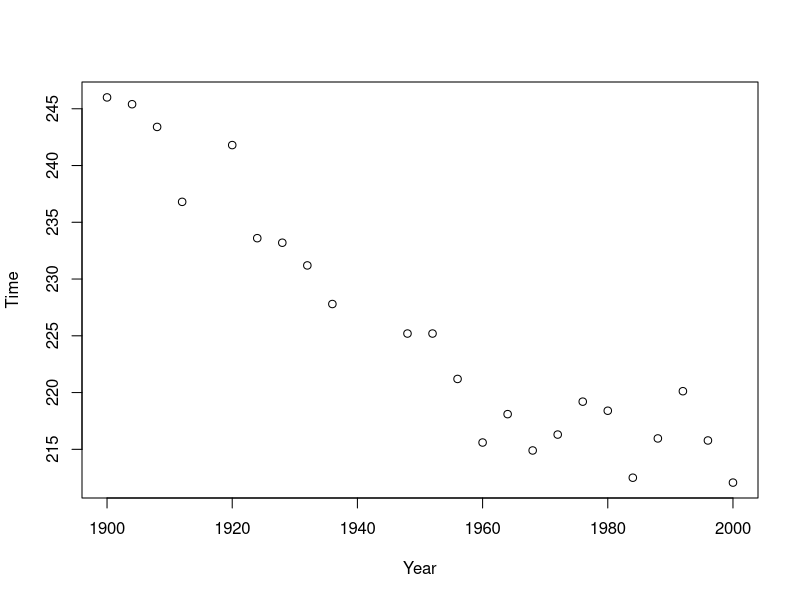
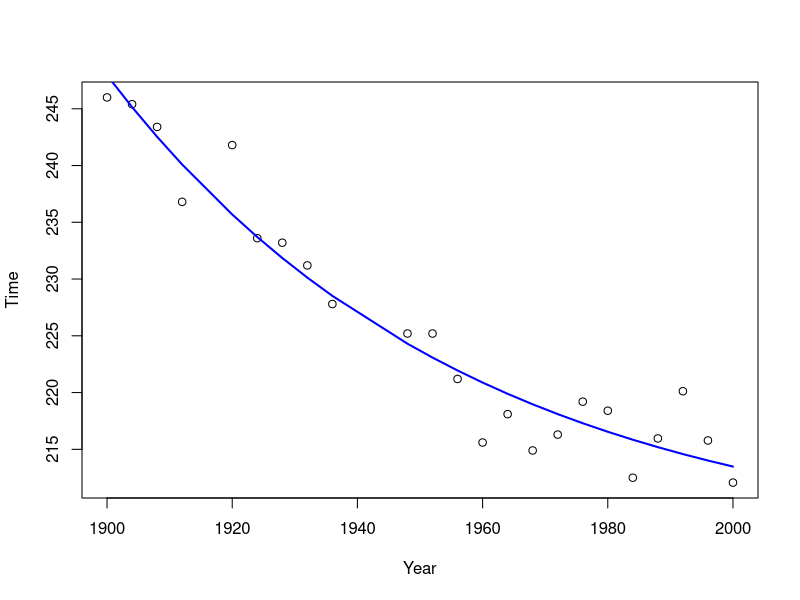
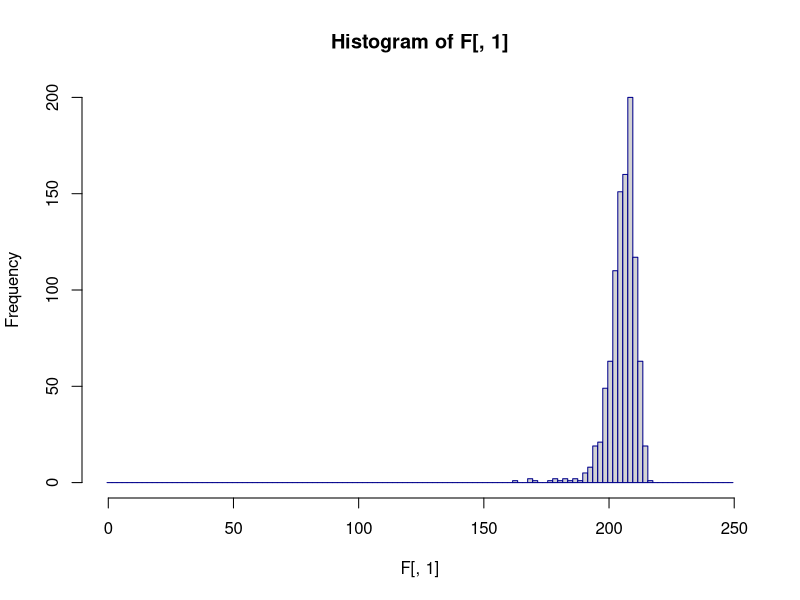
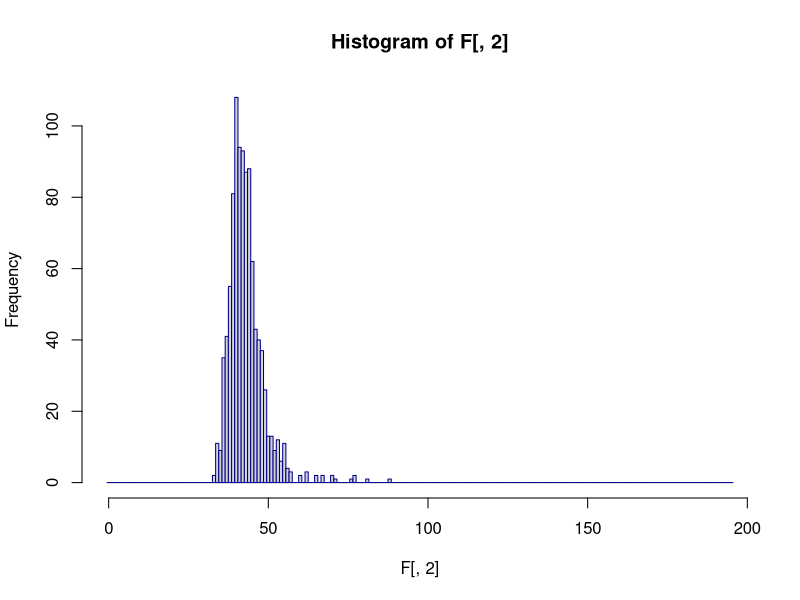
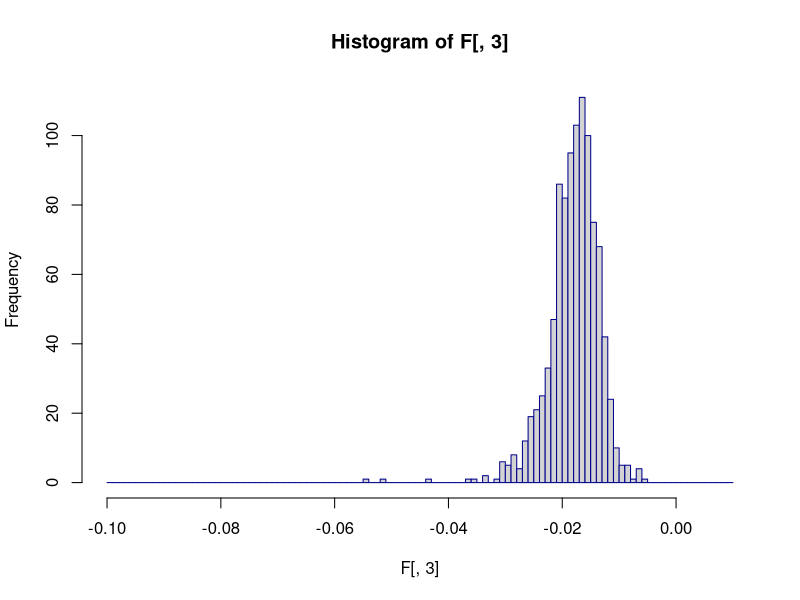

R code for these plots, in order: (Note: this script raises an error after producing the figures.)
# preliminaries:

q05 <- function(X,...) quantile(X,probs=0.05,na.rm=TRUE,names=F)
q95 <- function(X,...) quantile(X,probs=0.95,na.rm=TRUE,names=F)

YearTime <- read.table("Olympic.txt",header=T)

# single space (not tab) between columns: use read.table
# (we used read.delim in r11.R)

attach(YearTime)
YearTime         # times (in secs) recorded by winners of men's
#x11()
plot(Year,Time)  # Olympics 1500-m event from 1900 to 2000
#graphics.off()   # (there were no games in 1916, 1940 & 1944)

YearTime.fit <- nls(Time ~ a+b*exp(c*(Year-1900)), YearTime,
                    start = list(a=200, b=40, c=0.01), # this is an educated guess
                    algorithm = "port", trace = TRUE)

?nls
summary(YearTime.fit)   # how were p-values computed?

# slightly different starting values: almost identical outcome

{
#x11()
plot(Year,Time)
lines(Year,predict(YearTime.fit),col="blue",lwd=2)
}
graphics.off()   

# from online help: "... theory used to find the distribution 
# of the standard errors and of the residual standard error 
# (for t ratios) is based on linearization and is approximate, 
# maybe _very_ approximate"

coef(YearTime.fit)                 # coefficients only ...
coef(summary(YearTime.fit))        # ... plus uncertainties

# bootstrap replicates of YearTime

YearTime[sample(NROW(YearTime),replace=T),] 
YearTime[sample(NROW(YearTime),replace=T),] 
YearTime[sample(NROW(YearTime),replace=T),] 

f <- function(m)            # bootstrap using 'sample' function
{    
  t(sapply(1:m, function(o) 
     {
        coef(nls(Time ~ a+b*exp(c*(Year-1900)),
                               YearTime[sample(NROW(YearTime),replace=T),],
                               start = list(a=206, b=42, c=-0.01),
                               algorithm = "port"))
     }
  ))
} 

F <- f(1000)

c(coef(summary(YearTime.fit))[1,1], mean(F[,1]))
c(coef(summary(YearTime.fit))[2,1], mean(F[,2]))
c(coef(summary(YearTime.fit))[3,1], mean(F[,3]))

c(coef(summary(YearTime.fit))[1,2], sd(F[,1]))
c(coef(summary(YearTime.fit))[2,2], sd(F[,2]))
c(coef(summary(YearTime.fit))[3,2], sd(F[,3]))

{#x11()
hist(F[,1], br=seq(-0.5,249.5,by=2), border="darkblue", plot=T)} 

{#x11()
hist(F[,2], br=seq(-0.5,195.5,by=1), border="darkblue", plot=T)} 

{#x11()
hist(F[,3], br=seq(-0.1,0.01,by=0.001), border="darkblue", plot=T)}

c(q05(F[,1]), q95(F[,1]))
c(q05(F[,2]), q95(F[,2]))
c(q05(F[,3]), q95(F[,3]))
# called "CI using percentile bootstrap method"

graphics.off()  

# REFERENCES

# S. Chatterjee and S. Chatterjee, New lamps for old:
# An exploratory analysis of running times in Olympic games,
# Applied Statistics 31 (1982) 14-22.

# B. S. Everitt, A Handbook of Statistical Analyses
# using S-Plus, 2nd ed., Chapman & Hall/CRC, 2002,
# pp. 107-121.
